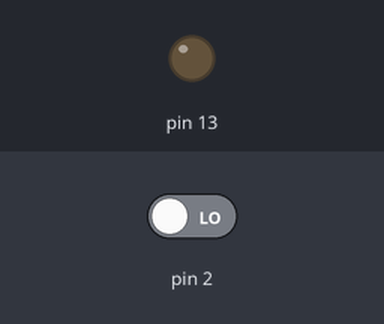
The sketch below on a simulated Arduino Uno, built with avr-gcc and run on an emulated ATmega328P. Parts: output pins drawn as LEDs (lit = HIGH). Inputs (shaded band) come from the test bench; at power-on: pin 2 LOW.

Above: at 1.2 s.
1.3 s: pin 2 driven HIGH
At 2.4 s:
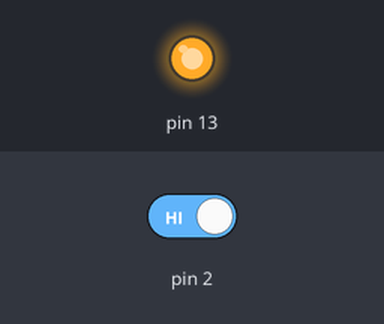
2.8 s: pin 2 driven LOW
At 3.5 s:
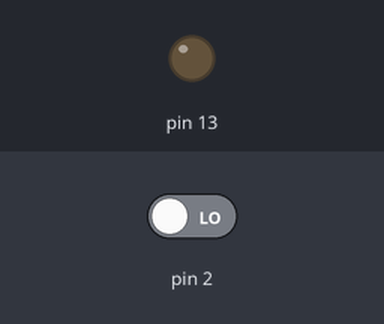
Timing chart, 0 to 5.8 s (numbered marks = the images above; inputs shaded):
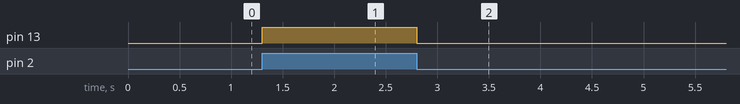

Measured:
- after the input at 1.3 s, pin 13: LOW → HIGH at once
- after the input at 2.8 s, pin 13: HIGH → LOW at once

The sketch:

Button_Sketch.ino
```cpp
int buttonState = 0;
void setup() {
  // put your setup code here, to run once:
pinMode(13, OUTPUT);
pinMode(2, INPUT);
}

void loop() {
  // put your main code here, to run repeatedly:

buttonState = digitalRead(2);

if (buttonState == HIGH)
{
 digitalWrite(13, HIGH);
}
else if (buttonState == LOW)
{
 digitalWrite(13, LOW);
}


}
```
